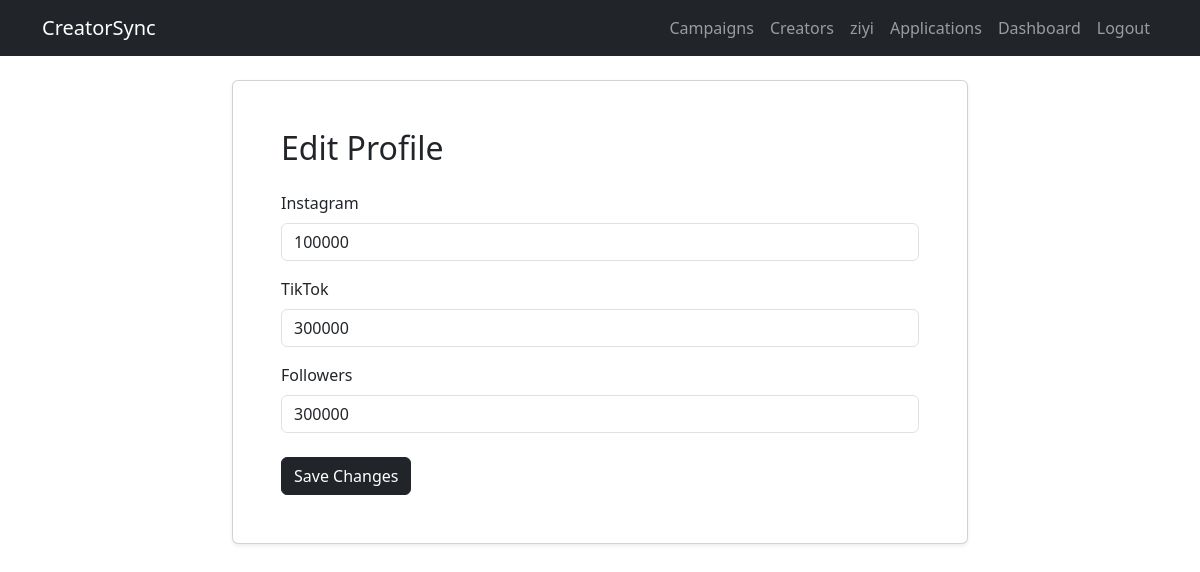
Screenshot of /profile/edit (signed in) with the database file from the repository.
### creatorsync/models.py (models this page shows, shortened)
class CreatorProfile(models.Model):
    user = models.OneToOneField(User, on_delete=models.CASCADE)
    bio = models.TextField()
    niche = models.CharField(max_length=100)
    follower_count = models.IntegerField()
    social_link = models.URLField()

### creatorsync/views.py (the view)
@login_required
def edit_profile_view(request):
    profile, created = CreatorProfile.objects.get_or_create(
        user=request.user,
        defaults={
            "instagram": "",
            "tiktok": "",
            "followers": 0
        }
    )
    if request.method == "POST":
        profile.instagram = request.POST["instagram"]
        profile.tiktok = request.POST["tiktok"]
        profile.followers = request.POST["followers"]
        profile.save()
        return redirect("profile")
    return render(request, "creatorsync/edit_profile.html", {
        "profile": profile
    })

### creatorsync/templates/creatorsync/edit_profile.html (shortened to what this page needs)
{% extends "creatorsync/layout.html" %}
{% block body %}
<div class="row justify-content-center">
    <div class="col-md-8">
        <div class="card shadow-sm">
            <div class="card-body p-5">
                <h2 class="mb-4">
                    Edit Profile
                </h2>
                <form method="POST">
                    <div class="mb-3">
                        <label class="form-label">
                            Instagram
                        </label>
                        <input
                            type="text"
                            name="instagram"
                            class="form-control"
                            value="{{ profile.instagram }}"
                        >
                    </div>
                    <div class="mb-3">
                        <label class="form-label">
                            TikTok
                        </label>
                        <input
                            type="text"
                            name="tiktok"
                            class="form-control"
                            value="{{ profile.tiktok }}"
                        >
                    </div>
                    <div class="mb-4">
                        <label class="form-label">
                            Followers
                        </label>
                        <input
                            type="number"
                            name="followers"
                            class="form-control"
                            value="{{ profile.followers }}"
                        >
                    </div>
                    <button class="btn btn-dark">
                        Save Changes
                    </button>
                </form>
            </div>
        </div>
    </div>
</div>
{% endblock %}

### creatorsync/templates/creatorsync/layout.html (shortened to what this page needs)
{% load static %}
<!DOCTYPE html>
<html lang="en">
<head>
    <link
        href="https://cdn.jsdelivr.net/npm/bootstrap@5.3.3/dist/css/bootstrap.min.css"
        rel="stylesheet"
    >
    <link
        href="{% static 'creatorsync/styles.css' %}"
        rel="stylesheet"
    >
</head>
<body>
    <nav class="navbar navbar-expand-lg navbar-dark bg-dark">
        <div class="container">
            <a class="navbar-brand" href="{% url 'index' %}">
                CreatorSync
            </a>
            <div class="collapse navbar-collapse" id="navbarNav">
                <ul class="navbar-nav ms-auto">
                    <li class="nav-item">
                        <a class="nav-link" href="{% url 'campaigns' %}">
                            Campaigns
                        </a>
                    </li>
                        <li class="nav-item">
                            <a class="nav-link" href="{% url 'creators' %}">
                                Creators
                            </a>
                        </li>
                    {% if user.is_authenticated %}
                        <li class="nav-item">
                            <a class="nav-link" href="{% url 'profile' %}">
                                {{ user.username }}
                            </a>
                        </li>
                    <li class="nav-item">
                            <a class="nav-link" href="{% url 'applications' %}">
                                Applications
                            </a>
                        </li>
                       <li class="nav-item">
                           <a class="nav-link"
                              href="{% url 'dashboard' %}"
                            >
                              Dashboard
                           </a>
                      </li>
                        <li class="nav-item">
                            <a class="nav-link" href="{% url 'logout' %}">
                                Logout
                            </a>
                        </li>
                    {% endif %}
                </ul>
            </div>
        </div>
    </nav>
    <div class="container mt-4">
        {% block body %}
        {% endblock %}
    </div>
</body>
</html>

### rows the page displays
CreatorProfile: instagram "100000", tiktok "300000", followers "300000"

### other values shown
{{ user.username }} "ziyi"
